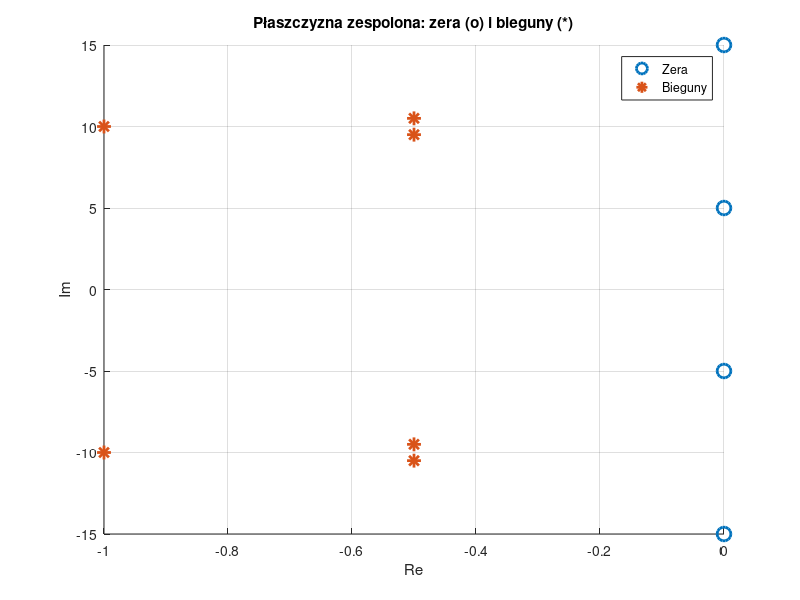
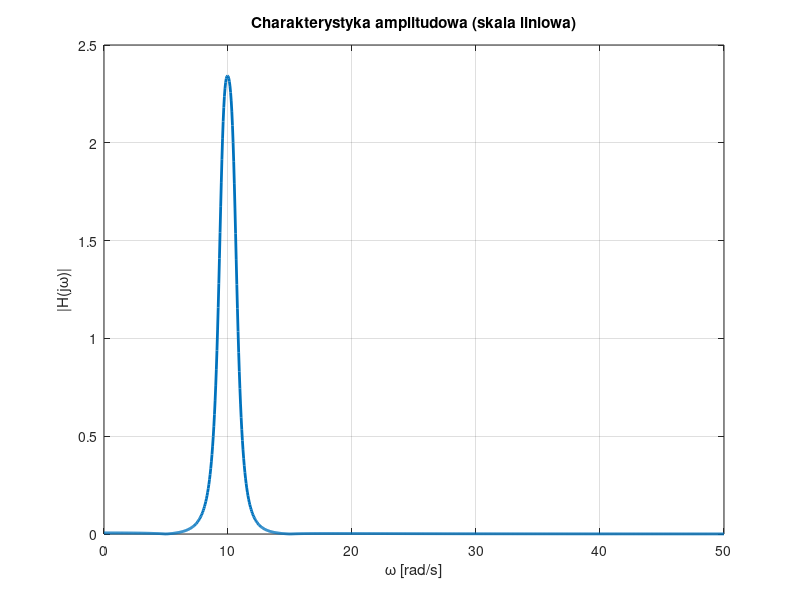
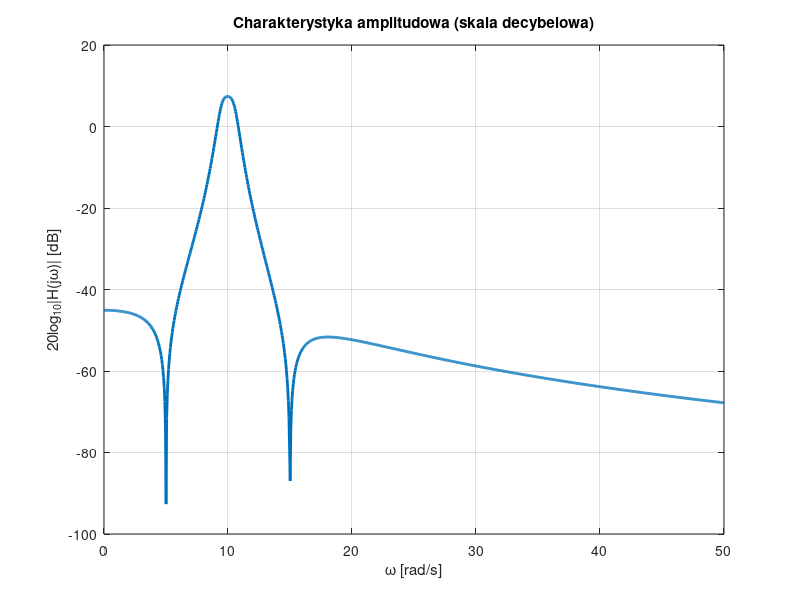

MATLAB code for these plots, in order:
clear all;
close all;
p12 = -0.5+9.5i;
p21 = -0.5-9.5i;
p34 = -1+10i;
p43 = -1-10i;
p56 = -0.5+10.5i;
p65 = -0.5-10.5i;
z12 = -5i;
z21 = 5i;
z34 = -15i;
z43 = 15i;
Z = [z12,z21,z34,z43];
P =[p12,p21,p34,p43,p56,p65];
K = 1;
% Y = 1;
% w = 10;
% X=1;
% for z = Z 
%     Y = Y*(w*1i-z);
% end
% for p = P 
%     X = X*(w*1i-p);
% end
% H = K*(Y/X);

figure;
hold on;
plot(real(Z), imag(Z), 'o', 'MarkerSize', 10, 'LineWidth', 2); % zera
plot(real(P), imag(P), '*', 'MarkerSize', 10, 'LineWidth', 2); % bieguny
xlabel('Re');
ylabel('Im');
title('Płaszczyzna zespolona: zera (o) i bieguny (*)');
grid on;
legend('Zera', 'Bieguny');
hold off;

b = K * poly(Z); 
a = poly(P);    

w = linspace(0, 50, 1000); 
s = 1i * w;

H = polyval(b, s) ./ polyval(a, s);

magH = abs(H);

% Wykres w skali liniowej
figure;
plot(w, magH, 'LineWidth', 2);
xlabel('\omega [rad/s]');
ylabel('|H(j\omega)|');
title('Charakterystyka amplitudowa (skala liniowa)');
grid on;

% Wykres w skali decybelowej
figure;
plot(w, 20 * log10(magH), 'LineWidth', 2);
xlabel('\omega [rad/s]');
ylabel('20log_{10}|H(j\omega)| [dB]');
title('Charakterystyka amplitudowa (skala decybelowa)');
grid on;